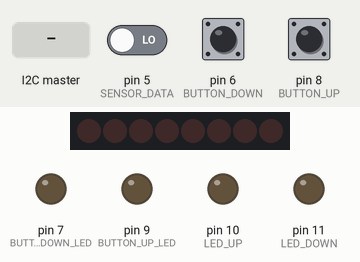
This sketch was run on a simulated Arduino Uno, built with avr-gcc and run on an emulated ATmega328P. Parts: 8 shift-register outputs drawn as a row of LEDs (first output left, lit = HIGH), output pins drawn as LEDs (lit = HIGH). Inputs (shaded band) come from the test bench; at power-on: pin 5 (SENSOR_DATA) LOW, pin 6 (BUTTON_DOWN) HIGH, pin 8 (BUTTON_UP) HIGH. Pins used as bus, display or sensor lines are not drawn.

Above: at 1.2 s.
1.3 s: the I2C master sends the byte 1
At 2.5 s:
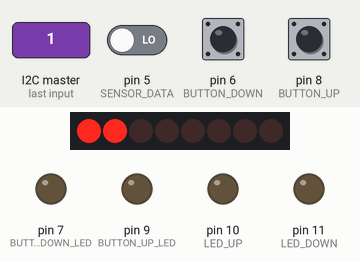
2.8 s: the I2C master sends the byte 2
At 3.8 s:
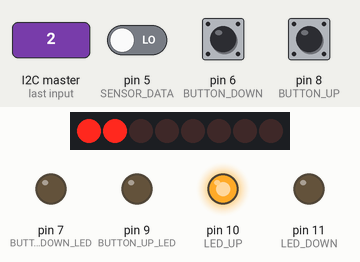
4.3 s: the I2C master sends the byte 0
At 4.9 s:
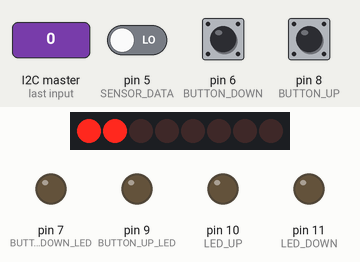
5.8 s: the I2C master sends the byte 90
At 6.1 s:
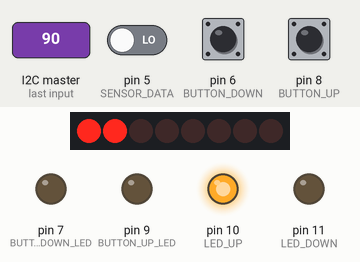
Timing chart, 0 to 8.3 s (numbered marks = the images above; inputs shaded):
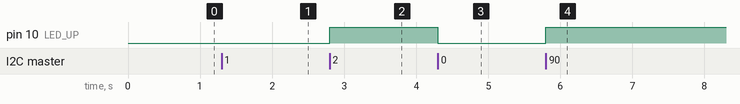

Measured:
- after the input at 2.8 s, pin 10 (LED_UP): LOW → HIGH at once
- after the input at 4.3 s, pin 10 (LED_UP): HIGH → LOW at once
- after the input at 5.8 s, pin 10 (LED_UP): LOW → HIGH at once

The sketch:

slave.ino
```cpp
//#include <arduinio.h> // For debugging only!
#include <Wire.h>

// Define the directions the elevator can go.
#define GOING_DOWN -1
#define STATIONARY 0
#define GOING_UP 1

// Define the shift-out register pins.
#define LATCH_PIN 2
#define CLOCK_PIN 4
#define DATA_PIN 3

// Define the IR-sensor pin.
#define SENSOR_DATA 5

// Define the pins of the LED-buttons.
#define BUTTON_DOWN 6
#define BUTTON_DOWN_LED 7
#define BUTTON_UP 8
#define BUTTON_UP_LED 9

// Define the pins of the direction indicator LEDs.
#define LED_UP 10
#define LED_DOWN 11

// Define the floor's I2C-address
#define I2C_ADDRESS 20
#define CONTROL_ROOM 40

// Each index contains the data required to show the
// corresponding number on the 7-segment display.
const byte dataArray[4] = {3, 159, 37, 13};
const byte thisFloor = I2C_ADDRESS % 20;

byte currentFloor = thisFloor; // Used to determine which number to show on the 7-segment display.
byte destinationFloor = thisFloor;
byte currentDirection = STATIONARY; // Used to determine which indicator LED to turn on.

bool liftDetectedBySensor = false;
bool downButtonPressed = false;
bool upButtonPressed = false;

void setup() {

  pinMode(LATCH_PIN, OUTPUT);
  pinMode(CLOCK_PIN, OUTPUT);
  pinMode(DATA_PIN, OUTPUT);

  pinMode(SENSOR_DATA, INPUT);

  pinMode(BUTTON_UP, INPUT_PULLUP);
  pinMode(BUTTON_UP_LED, OUTPUT);
  pinMode(BUTTON_DOWN, INPUT_PULLUP);
  pinMode(BUTTON_DOWN_LED, OUTPUT);

  pinMode(LED_DOWN, OUTPUT);
  pinMode(LED_UP, OUTPUT);

  Wire.begin(I2C_ADDRESS);
  Wire.onReceive(receiveEvent);

  TWAR = (I2C_ADDRESS << 1) | 1; //  Enable receiving broadcasts from master.

  // I2C_ADDRESS = 00000001
  // I2C << 1 = 00000010
  // I2C | 1 = 00000010 | 00000001 = 00000011

}

void loop() {
  //TODO implement cooldown for IR-read.
  // Als de lift gedetecteerd wordt, door de sensor, dan sturen we die data naar de machine-kamer.
  liftDetectedBySensor = readIRSensor();
  if (liftDetectedBySensor) {
    liftDetectedBySensor = !sendDataToControlRoom((thisFloor << 1) + 1);
  }
  downButtonPressed = isButtonUpPressed();
  upButtonPressed = isButtonDownPressed();

}

/**
 * Verandert de output op de 7-segment display.
 */
void changeNumberDisplay(const int &newFloor) {

  digitalWrite(LATCH_PIN, LOW);//Enable the shift register.
  shiftOut(DATA_PIN, CLOCK_PIN, MSBFIRST, dataArray[newFloor]);//to show that elevator is on builder's floor.
  digitalWrite(LATCH_PIN, HIGH);//Upload the data from shift register to storage register.

}

/**
 * Verandert de interne waarde van currentFloor. Als de lift op deze etage stopt EN deze etage is de destination, dan zetten we de LED-knopjes en de richting-indicator uit.
 */
void setCurrentFloor(const int &newFloor) {
  currentFloor = newFloor;
  changeNumberDisplay(newFloor);
  if (newFloor == thisFloor && thisFloor == destinationFloor) {
    setIndicatorLED(STATIONARY);
    digitalWrite(BUTTON_DOWN_LED, LOW);
    digitalWrite(BUTTON_UP_LED, LOW);
  }
}

/**
 * Berekent welke richting de liftkooi in beweegt.
 */
int calcDirection (const int &cFloor, const int &nFloor) {

  // Als de volgende etage kleiner is dan de huidige etage, dan beweegt de liftkooi omlaag, en vice versa.
  if (nFloor < cFloor) {
    return GOING_DOWN;
  } else if (nFloor > cFloor) {
    return GOING_UP;
  } else {
    return STATIONARY;
  }

}

/**
 * Zorgt ervoor dat de juiste richting in de currentDirection-variabele komt te staan.
 */
void setDestinationFloor(const int &newFloor) {
  currentDirection = calcDirection(currentFloor, newFloor);
  setIndicatorLED(currentDirection);
  destinationFloor = newFloor;
}

bool readIRSensor() {
  return digitalRead(SENSOR_DATA);
}

bool isButtonUpPressed() {
  return digitalRead(BUTTON_UP);
}

bool isButtonDownPressed() {
  return digitalRead(BUTTON_DOWN);
}

/**
 * Zet de juiste indicator-LEDs boven de lift-opening aan.
 */
void setIndicatorLED(const int &cDirection) {
  switch (cDirection) {
    case GOING_UP:
      digitalWrite(LED_UP, HIGH);
      break;
    case GOING_DOWN:
      digitalWrite(LED_DOWN, HIGH);
      break;
    default:
      digitalWrite(LED_UP, LOW);
      digitalWrite(LED_DOWN, LOW);
  }
}

/**
 * Leest de broadcasts van de machine-kamer, en roept de juiste handle-functies aan.
 */
void receiveEvent(int sizeOfTransmission) {

  while (Wire.available()) {
      byte data = Wire.read();
      processTransmissionData(data);
  }

}

/**
 * Gebruikt de data om de interne functies aan te sturen.
 */
void processTransmissionData(byte &data) {

  bool functionIdentifier = data & 1;
  data  = data >> 1;
  if (functionIdentifier) {
    setCurrentFloor(data);
  } else {
    setDestinationFloor(data);
  }

}

/**
 * Verstuurd data naar de machine-kamer.
 */
bool sendDataToControlRoom(byte data) {
  Wire.beginTransmission(CONTROL_ROOM);
  Wire.write(data);
  Wire.endTransmission();
}
```
